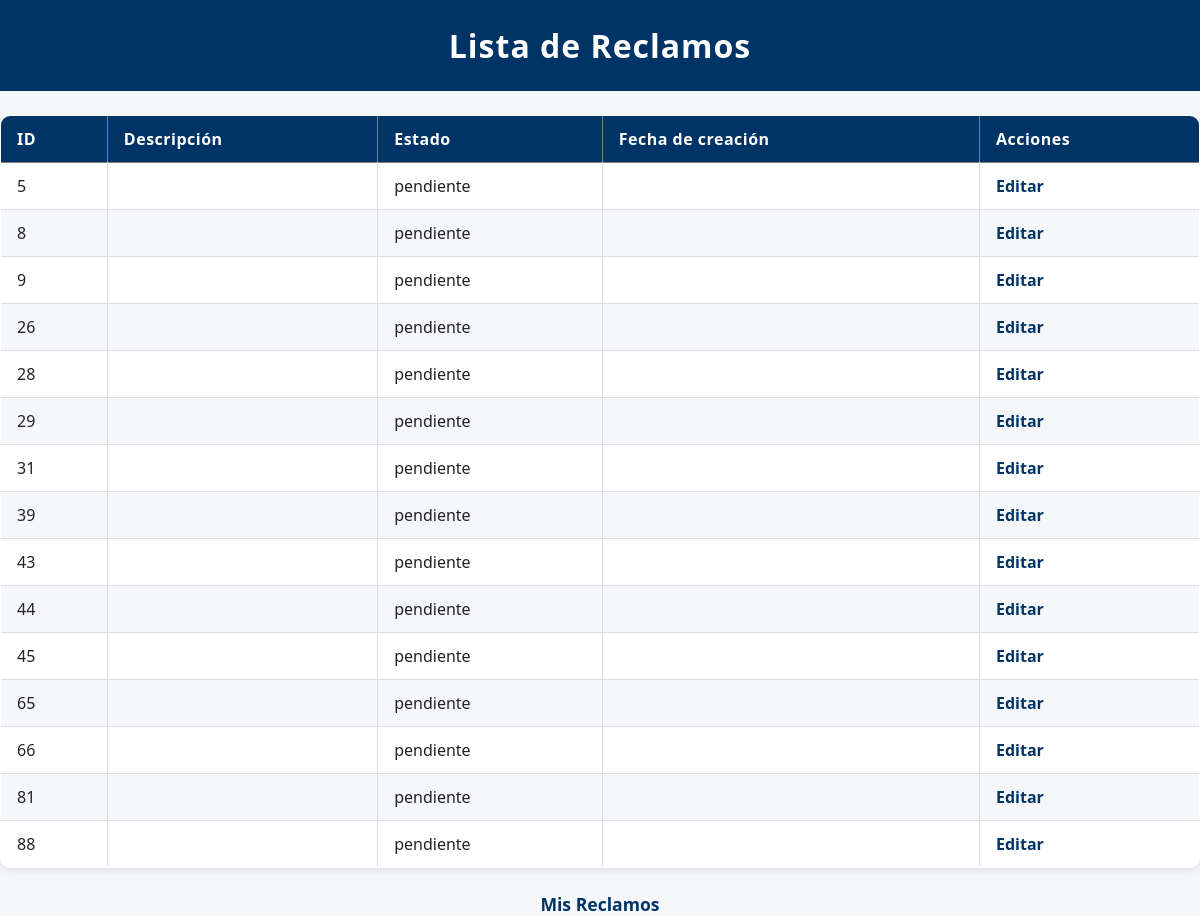
/listar_reclamos (signed in), run on the app's committed database.
### modules/modelos.py (models this page shows)
class Base(DeclarativeBase):
    pass

class ModeloReclamo(Base):
    __tablename__ = 'reclamos'
    id = Column(Integer, primary_key=True)
    estado = Column(String, default="pendiente")
    fecha_hora = Column(DateTime, default=datetime.utcnow)
    contenido = Column(String)
    usuario_id = Column(Integer, ForeignKey('usuarios.id'))
    departamento = Column(String)
    clasificacion = Column(String)
    cantidad_adherentes = Column(Integer, default=1) #Se contabiliza como adherente el usuario que crea el reclamo
    tiempo_estimado = Column(Integer,default=0) #Solo se cambia cuando el reclamo pasa de pendiente -->en proceso
    usuarios = relationship(
        "ModeloUsuario",
        secondary=usuarios_reclamos,
        back_populates="reclamos"
    )
    usuario = relationship("ModeloUsuario", foreign_keys=[usuario_id], backref="reclamos_creados")

### server.py (the view)
@app.route('/listar_reclamos')
@login_required
def listar_reclamos():
    reclamos = repo_reclamos.obtener_todos_los_registros(current_user.id)
    return render_template('listar_reclamos.html', reclamos=reclamos)

### modules/login.py (called while the page is built)
    @property
    def is_authenticated(self):
        return True

### modules/repositorio.py (called while the page is built)
    def obtener_registro_por_filtro(self, campo, valor, campo2=None, valor2=None):
        query = self.__session.query(ModeloUsuario).filter(getattr(ModeloUsuario, campo) == valor)
        if campo2 and valor2:
            query = query.filter(getattr(ModeloUsuario, campo2) == valor2)
        modelo = query.first()
        if modelo:
            return self.__map_modelo_a_entidad(modelo)
        return None

    def __map_modelo_a_entidad(self, modelo: ModeloUsuario):
        return Usuario(
            nombre=modelo.nombre,
            apellido=modelo.apellido,
            email=modelo.email,
            nombre_de_usuario=modelo.nombre_de_usuario,
            contraseña=modelo.contraseña,
            rol=modelo.rol,
            claustro=modelo.claustro,
            id=modelo.id
        )

    def obtener_todos_los_registros(self, usuario_id):
        return self.__session.query(ModeloReclamo).filter_by(usuario_id=usuario_id).all()

### modules/usuarios.py (called while the page is built)
    @property
    def nombre(self):
        return self.__nombre

    @nombre.setter
    def nombre(self, nuevo_nombre: str):
        if not isinstance(nuevo_nombre, str):
            raise ValueError("El nombre debe ser una cadena de texto")
        self.__nombre = nuevo_nombre

    @property
    def apellido(self):
        return self.__apellido

    @apellido.setter
    def apellido(self, nuevo_apellido: str):
        if not isinstance(nuevo_apellido, str):
            raise ValueError("El apellido debe ser una cadena de texto")
        self.__apellido = nuevo_apellido

    @property
    def email(self):
        return self.__email

    @email.setter
    def email(self, nuevo_email: str):
        if not isinstance(nuevo_email, str):
            raise ValueError("El email debe ser una cadena de texto")
        self.__email = nuevo_email

    @property
    def nombre_de_usuario(self):
        return self.__nombre_de_usuario

    @nombre_de_usuario.setter
    def nombre_de_usuario(self, nuevo_nombre_de_usuario: str):
        if not isinstance(nuevo_nombre_de_usuario, str):
            raise ValueError("El nombre de usuario debe ser una cadena de texto")
        self.__nombre_de_usuario = nuevo_nombre_de_usuario

    @property
    def contraseña(self):
        return self.__contraseña

    @contraseña.setter
    def contraseña(self, value):
        self.__contraseña = value

    @property
    def rol(self):
        return self.__rol

    @property
    def id(self):
        return self.__id

### templates/listar_reclamos.html (shortened to what this page needs)
<!DOCTYPE html>
<html lang="en">
<head>
    <link rel="stylesheet" href="{{ url_for('static', filename='style.css') }}">
</head>
<body>
    <h1>Lista de Reclamos</h1>
    <table border="1">
        <thead>
            <tr>
                <th>ID</th>
                <th>Descripción</th>
                <th>Estado</th>
                <th>Fecha de creación</th>
                <th>Acciones</th>
            </tr>
        </thead>
        <tbody>
            {% for reclamo in reclamos %}
            <tr>
                <td>{{ reclamo.id }}</td>
                <td>{{ reclamo.descripcion }}</td>
                <td>{{ reclamo.estado }}</td>
                <td>{{ reclamo.fecha_creacion }}</td>
                <td>
                    <a href="{{ url_for('editar_reclamo', reclamo_id=reclamo.id) }}">Editar</a>
                </td>
            </tr>
            {% endfor %}
        </tbody>
    </table>
    <p><a href="{{ url_for('mis_reclamos') }}">Mis Reclamos</a></p>
</body>
</html>

### static/style.css (style rules this page uses)
html, body { font-family: 'Segoe UI', Arial, sans-serif; background-color: #f5f7fa; color: #222; margin: 0; padding: 0; height: 100%; }
h1 { background-color: #003366; color: #fff; margin: 0; padding: 24px 0; text-align: center; letter-spacing: 1px; }
p { text-align: center; font-size: 1.1em; margin-top: 24px; }
table { width: 100%; border-collapse: collapse; margin: 24px 0; font-family: 'Segoe UI', Arial, sans-serif; font-size: 1em; color: #222; box-shadow: 0 2px 8px rgba(0,0,0,0.1); border-radius: 10px; overflow: hidden; background: #fff; }
thead { background-color: #003366; color: #fff; text-align: left; }
thead th { padding: 12px 16px; font-weight: bold; letter-spacing: 0.5px; }
tbody tr { border-bottom: 1px solid #ddd; }
tbody tr:nth-child(even) { background-color: #f5f7fa; }
tbody td { padding: 12px 16px; vertical-align: middle; border-left: 1px solid #ddd; }
tbody td:first-child { border-left: none; }
a { position: relative; color: #003366; font-weight: 600; text-decoration: none; cursor: pointer; transition: color 0.3s ease; }
a::after { content: ''; position: absolute; width: 0; height: 2px; left: 0; bottom: -3px; background-color: #00509e; transition: width 0.3s ease; border-radius: 2px; }

### data on the page
ModeloReclamo: id "5", estado "pendiente"
ModeloReclamo: id "8", estado "pendiente"
ModeloReclamo: id "9", estado "pendiente"
ModeloReclamo: id "26", estado "pendiente"
ModeloReclamo: id "28", estado "pendiente"
ModeloReclamo: id "29", estado "pendiente"
ModeloReclamo: id "31", estado "pendiente"
ModeloReclamo: id "39", estado "pendiente"
ModeloReclamo: id "43", estado "pendiente"
ModeloReclamo: id "44", estado "pendiente"
ModeloReclamo: id "45", estado "pendiente"
ModeloReclamo: id "65", estado "pendiente"
ModeloReclamo: id "66", estado "pendiente"
ModeloReclamo: id "81", estado "pendiente"
ModeloReclamo: id "88", estado "pendiente"
